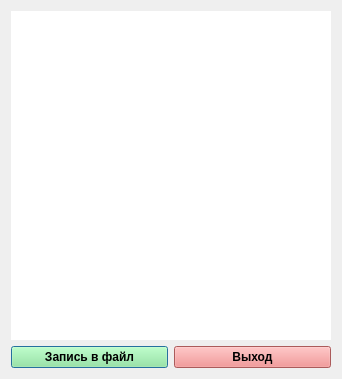
<?xml version="1.0" encoding="UTF-8"?>
<ui version="4.0">
 <class>BoardWindow</class>
 <widget class="QDialog" name="BoardWindow">
  <property name="geometry">
   <rect>
    <x>0</x>
    <y>0</y>
    <width>342</width>
    <height>379</height>
   </rect>
  </property>
  <property name="windowTitle">
   <string>Шахматы :: Доска</string>
  </property>
  <layout class="QVBoxLayout" name="verticalLayout">
   <item>
    <widget class="QWidget" name="boardWidget" native="true">
     <property name="styleSheet">
      <string>background-color: white;</string>
     </property>
    </widget>
   </item>
   <item>
    <layout class="QHBoxLayout" name="buttonLayout">
     <item>
      <widget class="QPushButton" name="saveButton">
       <property name="styleSheet">
        <string>background-color: lightgreen; font-weight: bold;</string>
       </property>
       <property name="text">
        <string>Запись в файл</string>
       </property>
      </widget>
     </item>
     <item>
      <widget class="QPushButton" name="exitButton">
       <property name="styleSheet">
        <string>background-color: lightcoral; font-weight: bold;</string>
       </property>
       <property name="text">
        <string>Выход</string>
       </property>
      </widget>
     </item>
    </layout>
   </item>
  </layout>
 </widget>
 <resources/>
 <connections/>
</ui>
